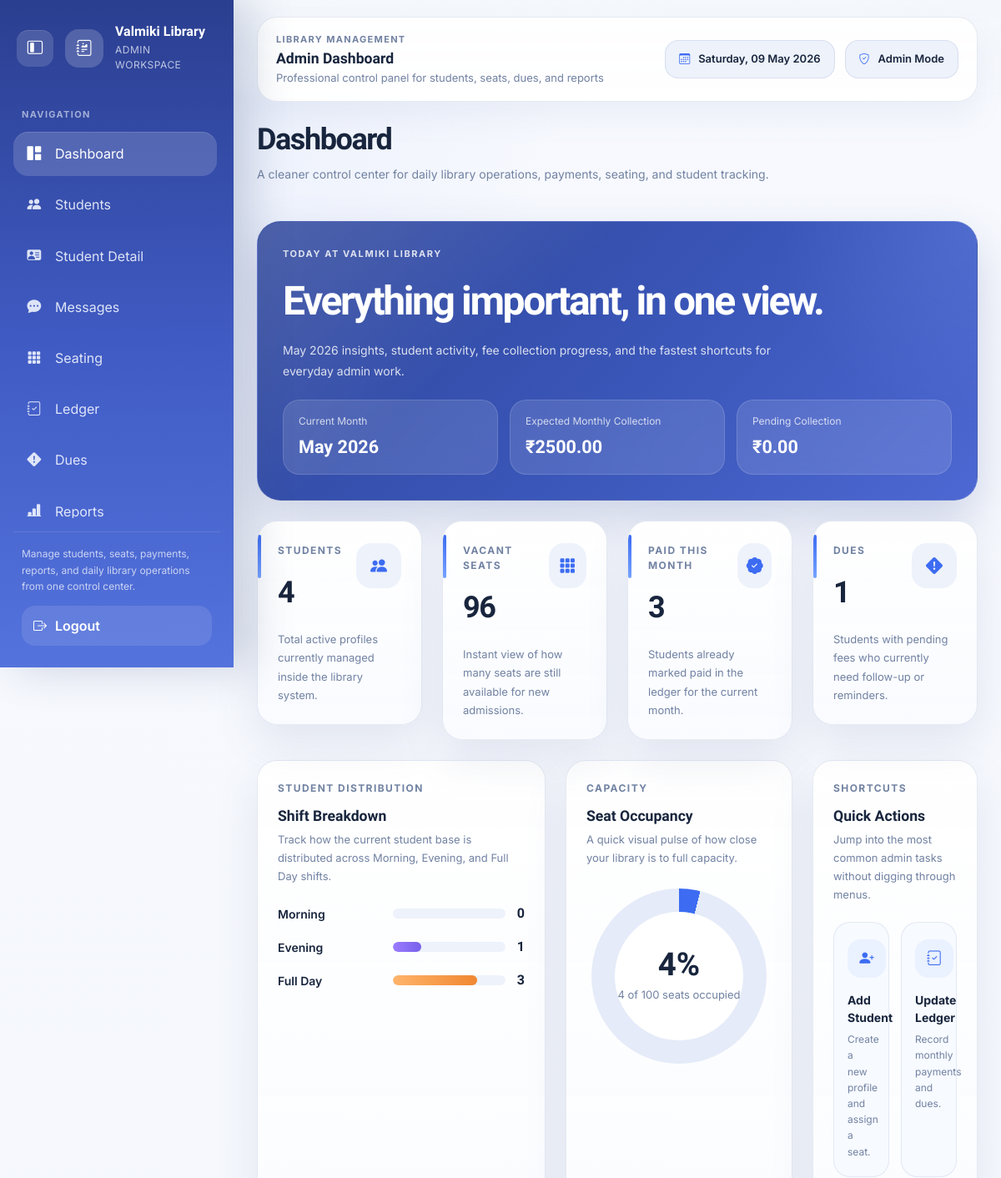
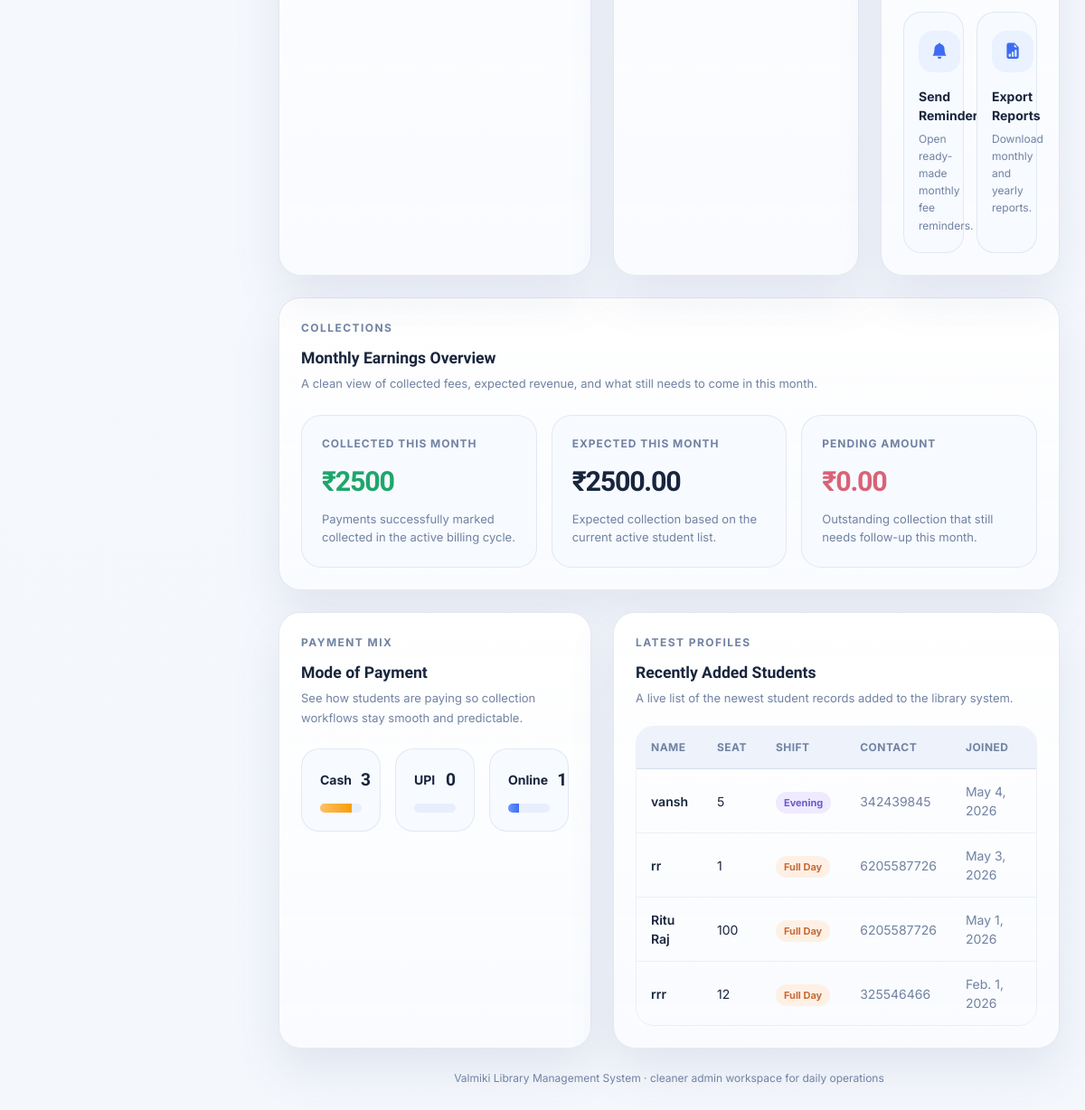
The page /dashboard/ (signed in) on the database its author committed (2 pictures, top to bottom).
### students/models.py (models this page shows, shortened)
class Student(models.Model):
    SHIFT_CHOICES = [
        ('Morning', 'Morning'),
        ('Evening', 'Evening'),
        ('Full Day', 'Full Day'),
    ]
    STATUS_CHOICES = [
        ('Active', 'Active'),
        ('On Hold', 'On Hold'),
        ('Left', 'Left'),
    ]
    PAYMENT_MODE_CHOICES = [
        ('Cash', 'Cash'),
        ('UPI', 'UPI'),
        ('Online', 'Online'),
    ]
    name         = models.CharField(max_length=100)
    contact      = models.CharField(max_length=10)
    email        = models.EmailField(blank=True, null=True, unique=True)
    date_of_birth = models.DateField(blank=True, null=True)
    seat_number  = models.CharField(max_length=3)
    shift        = models.CharField(max_length=20, choices=SHIFT_CHOICES)
    joining_date = models.DateField()
    monthly_fee  = models.DecimalField(max_digits=8, decimal_places=2, default=500)
    monthly_due_day = models.PositiveSmallIntegerField(default=5)
    mode_of_payment = models.CharField(max_length=10, choices=PAYMENT_MODE_CHOICES, default='Cash')
    preparing_for = models.CharField(max_length=150, blank=True)
    academic_details = models.TextField(blank=True)
    profile_photo = models.FileField(upload_to='student_profiles/photos/', blank=True, null=True)
    id_copy = models.FileField(upload_to='student_profiles/id_copies/', blank=True, null=True)
    payment_qr = models.FileField(upload_to='student_profiles/payment_qr/', blank=True, null=True)
    emergency_contact_name = models.CharField(max_length=100, blank=True)
    emergency_contact_phone = models.CharField(max_length=15, blank=True)
    status = models.CharField(max_length=20, choices=STATUS_CHOICES, default='Active')
    email_verified = models.BooleanField(default=False)

### students/views.py (the view)
# urls.py: path('dashboard/',              views.dashboard,             name='dashboard'),
@login_required
def dashboard(request):
    today = date.today()
    students = list(Student.objects.all())
    total_students = len(students)
    occupied_seat_count = len({student.seat_number for student in students})
    vacant_seats = 100 - occupied_seat_count
    occupancy_percent = occupied_seat_count
    morning_count = Student.objects.filter(shift='Morning').count()
    evening_count = Student.objects.filter(shift='Evening').count()
    fullday_count = Student.objects.filter(shift='Full Day').count()
    paid_this_month = Payment.objects.filter(
        month=today.month,
        year=today.year,
        is_paid=True,
    ).count()
    defaulters_count = sum(
        1
        for student in students
        if get_month_status(student, today.year, today.month, today, paid_lookup(student, today.year))['code'] == 'unpaid'
    )
    monthly_earning = Payment.objects.filter(
        month=today.month,
        year=today.year,
        is_paid=True,
    ).aggregate(total=Sum('amount'))['total'] or Decimal('0.00')
    expected_monthly = sum(student.monthly_fee for student in students)
    pending_amount = expected_monthly - monthly_earning
    cash_students = Student.objects.filter(mode_of_payment='Cash').count()
    upi_students = Student.objects.filter(mode_of_payment='UPI').count()
    online_students = Student.objects.filter(mode_of_payment='Online').count()
    recent_students = Student.objects.order_by('-joining_date')[:5]
    return render(request, 'students/dashboard.html', {
        'total_students': total_students,
        'vacant_seats': vacant_seats,
        'occupied_seats': occupied_seat_count,
        'occupancy_percent': occupancy_percent,
        'morning_count': morning_count,
        'evening_count': evening_count,
        'fullday_count': fullday_count,
        'paid_this_month': paid_this_month,
        'defaulters_count': defaulters_count,
        'monthly_earning': monthly_earning,
        'expected_monthly': expected_monthly,
        'pending_amount': pending_amount,
        'cash_students': cash_students,
        'upi_students': upi_students,
        'online_students': online_students,
        'recent_students': recent_students,
        'current_month': month_label(today.year, today.month),
    })

### students/templates/students/dashboard.html (shortened to what this page needs)
{% extends 'students/base.html' %}
{% block content %}
<div class="page-head">
  <div>
    <h1 class="page-title">Dashboard</h1>
    <p class="page-subtitle">A cleaner control center for daily library operations, payments, seating, and student tracking.</p>
  </div>
</div>
<div class="dashboard-hero mb-4">
  <div class="hero-kicker">Today at Valmiki Library</div>
  <div class="hero-title">Everything important, in one view.</div>
  <p class="hero-subtitle">{{ current_month }} insights, student activity, fee collection progress, and the fastest shortcuts for everyday admin work.</p>
  <div class="hero-chip-grid">
    <div class="hero-chip">
      <div class="hero-chip-label">Current Month</div>
      <div class="hero-chip-value">{{ current_month }}</div>
    </div>
    <div class="hero-chip">
      <div class="hero-chip-label">Expected Monthly Collection</div>
      <div class="hero-chip-value">₹{{ expected_monthly }}</div>
    </div>
    <div class="hero-chip">
      <div class="hero-chip-label">Pending Collection</div>
      <div class="hero-chip-value">₹{{ pending_amount }}</div>
    </div>
  </div>
</div>
<div class="row g-4 mb-4">
  <div class="col-md-6 col-xl-3">
    <a href="{% url 'student_list' %}" class="stat-card metric-card">
      <div class="metric-top">
        <div>
          <div class="section-title">Students</div>
          <div class="stat-value">{{ total_students }}</div>
        </div>
        <div class="metric-badge"><i class="bi bi-people-fill"></i></div>
      </div>
      <div class="metric-note">Total active profiles currently managed inside the library system.</div>
    </a>
  </div>
  <div class="col-md-6 col-xl-3">
    <a href="{% url 'seating_chart' %}" class="stat-card metric-card">
      <div class="metric-top">
        <div>
          <div class="section-title">Vacant Seats</div>
          <div class="stat-value">{{ vacant_seats }}</div>
        </div>
        <div class="metric-badge"><i class="bi bi-grid-3x3-gap-fill"></i></div>
      </div>
      <div class="metric-note">Instant view of how many seats are still available for new admissions.</div>
    </a>
  </div>
  <div class="col-md-6 col-xl-3">
    <a href="{% url 'payment_ledger' %}" class="stat-card metric-card">
      <div class="metric-top">
        <div>
          <div class="section-title">Paid This Month</div>
          <div class="stat-value">{{ paid_this_month }}</div>
        </div>
        <div class="metric-badge"><i class="bi bi-patch-check-fill"></i></div>
      </div>
      <div class="metric-note">Students already marked paid in the ledger for the current month.</div>
    </a>
  </div>
  <div class="col-md-6 col-xl-3">
    <a href="{% url 'defaulters' %}" class="stat-card metric-card">
      <div class="metric-top">
        <div>
          <div class="section-title">Dues</div>
          <div class="stat-value">{{ defaulters_count }}</div>
        </div>
        <div class="metric-badge"><i class="bi bi-exclamation-diamond-fill"></i></div>
      </div>
      <div class="metric-note">Students with pending fees who currently need follow-up or reminders.</div>
    </a>
  </div>
</div>
<div class="row g-4 mb-4">
  <div class="col-xl-5">
    <div class="panel-card">
      <div class="section-title">Student Distribution</div>
      <h3 class="panel-title">Shift Breakdown</h3>
      <div class="panel-subtitle">Track how the current student base is distributed across Morning, Evening, and Full Day shifts.</div>
      <div class="shift-list">
        <div class="shift-item">
          <div class="shift-label">Morning</div>
          <div class="progress-track">
          </div>
          <div class="shift-count">{{ morning_count }}</div>
        </div>
        <div class="shift-item">
          <div class="shift-label">Evening</div>
          <div class="progress-track">
            <div class="progress-fill evening" style="width:{% if total_students %}{% widthratio evening_count total_students 100 %}{% else %}0{% endif %}%"></div>
          </div>
          <div class="shift-count">{{ evening_count }}</div>
        </div>
        <div class="shift-item">
          <div class="shift-label">Full Day</div>
          <div class="progress-track">
            <div class="progress-fill fullday" style="width:{% if total_students %}{% widthratio fullday_count total_students 100 %}{% else %}0{% endif %}%"></div>
          </div>
          <div class="shift-count">{{ fullday_count }}</div>
        </div>
      </div>
    </div>
  </div>
  <div class="col-xl-4">
    <div class="panel-card">
      <div class="section-title">Capacity</div>
      <h3 class="panel-title">Seat Occupancy</h3>
      <div class="panel-subtitle">A quick visual pulse of how close your library is to full capacity.</div>
      {% widthratio occupancy_percent 100 360 as occupancy_angle %}
      <div class="occupancy-circle" style="--occupancy-angle: {{ occupancy_angle }}deg;">
        <div class="occupancy-center">
          <div class="occupancy-value">{{ occupancy_percent }}%</div>
          <div class="occupancy-label">{{ occupied_seats }} of 100 seats occupied</div>
        </div>
      </div>
    </div>
  </div>
  <div class="col-xl-3">
    <div class="panel-card">
      <div class="section-title">Shortcuts</div>
      <h3 class="panel-title">Quick Actions</h3>
      <div class="panel-subtitle">Jump into the most common admin tasks without digging through menus.</div>
      <div class="quick-grid">
        <a href="{% url 'add_student' %}" class="quick-link">
          <div class="quick-link-icon"><i class="bi bi-person-plus-fill"></i></div>
          <span class="quick-link-title">Add Student</span>
          <span class="quick-link-text">Create a new profile and assign a seat.</span>
        </a>
        <a href="{% url 'payment_ledger' %}" class="quick-link">
          <div class="quick-link-icon"><i class="bi bi-journal-check"></i></div>
          <span class="quick-link-title">Update Ledger</span>
          <span class="quick-link-text">Record monthly payments and dues.</span>
        </a>
        <a href="{% url 'monthly_reminders' %}" class="quick-link">
          <div class="quick-link-icon"><i class="bi bi-bell-fill"></i></div>
          <span class="quick-link-title">Send Reminders</span>
          <span class="quick-link-text">Open ready-made monthly fee reminders.</span>
        </a>
        <a href="{% url 'reports_dashboard' %}" class="quick-link">
          <div class="quick-link-icon"><i class="bi bi-file-earmark-bar-graph-fill"></i></div>
          <span class="quick-link-title">Export Reports</span>
          <span class="quick-link-text">Download monthly and yearly reports.</span>
        </a>
      </div>
    </div>
  </div>
</div>
<div class="panel-card mb-4">
  <div class="section-title">Collections</div>
  <h3 class="panel-title">Monthly Earnings Overview</h3>
  <div class="panel-subtitle">A clean view of collected fees, expected revenue, and what still needs to come in this month.</div>
  <div class="money-strip mt-4">
    <div class="money-card">
      <div class="label">Collected This Month</div>
      <div class="value" style="color:var(--success)">₹{{ monthly_earning }}</div>
      <div class="foot">Payments successfully marked collected in the active billing cycle.</div>
    </div>
    <div class="money-card">
      <div class="label">Expected This Month</div>
      <div class="value">₹{{ expected_monthly }}</div>
      <div class="foot">Expected collection based on the current active student list.</div>
    </div>
    <div class="money-card">
      <div class="label">Pending Amount</div>
      <div class="value" style="color:var(--danger)">₹{{ pending_amount }}</div>
      <div class="foot">Outstanding collection that still needs follow-up this month.</div>
    </div>
  </div>
</div>
<div class="row g-4 mb-4">
  <div class="col-lg-5">
    <div class="panel-card">
      <div class="section-title">Payment Mix</div>
      <h3 class="panel-title">Mode of Payment</h3>
      <div class="panel-subtitle">See how students are paying so collection workflows stay smooth and predictable.</div>
      <div class="mode-grid">
        <div class="mode-card">
          <div class="head">
            <strong>Cash</strong>
            <span>{{ cash_students }}</span>
          </div>
          <div class="mini-track">
            <div class="mini-fill cash" style="height:100%;width:{% if total_students %}{% widthratio cash_students total_students 100 %}{% else %}0{% endif %}%"></div>
          </div>
        </div>
        <div class="mode-card">
          <div class="head">
            <strong>UPI</strong>
            <span>{{ upi_students }}</span>
          </div>
          <div class="mini-track">
          </div>
        </div>
        <div class="mode-card">
          <div class="head">
            <strong>Online</strong>
            <span>{{ online_students }}</span>
          </div>
          <div class="mini-track">
            <div class="mini-fill online" style="height:100%;width:{% if total_students %}{% widthratio online_students total_students 100 %}{% else %}0{% endif %}%"></div>
          </div>
        </div>
      </div>
    </div>
  </div>
  <div class="col-lg-7">
    <div class="panel-card">
      <div class="section-title">Latest Profiles</div>
      <h3 class="panel-title">Recently Added Students</h3>
      <div class="panel-subtitle">A live list of the newest student records added to the library system.</div>
      <div class="recent-table-wrap">
        <table class="vl-table">
          <thead>
            <tr>
              <th>Name</th>
              <th>Seat</th>
              <th>Shift</th>
              <th>Contact</th>
              <th>Joined</th>
              <th>Fee</th>
            </tr>
          </thead>
          <tbody>
            {% for student in recent_students %}
              <tr>
                <td style="font-weight:600">{{ student.name }}</td>
                <td>{{ student.seat_number }}</td>
                <td>
                  <span class="badge-shift {% if student.shift == 'Morning' %}morning{% elif student.shift == 'Evening' %}evening{% else %}fullday{% endif %}">
                    {{ student.shift }}
                  </span>
                </td>
                <td style="color:var(--text-muted)">{{ student.contact }}</td>
                <td style="color:var(--text-muted)">{{ student.joining_date }}</td>
                <td style="font-weight:700;color:var(--success)">₹{{ student.monthly_fee }}</td>
              </tr>
            {% empty %}
              <tr>
                <td colspan="6" class="text-center" style="padding:32px;color:var(--text-muted)">
                  No students yet. <a href="{% url 'add_student' %}" style="color:var(--accent);text-decoration:none">Add your first student</a>
                </td>
              </tr>
            {% endfor %}
          </tbody>
        </table>
      </div>
    </div>
  </div>
</div>
<div class="footer-note">Valmiki Library Management System · cleaner admin workspace for daily operations</div>
{% endblock %}

### rows shown on the page
Student: name "vansh", seat_number "5", shift "Evening", contact "342439845", joining_date "May 4, 2026"
Student: name "rr", seat_number "1", shift "Full Day", contact "6205587726", joining_date "May 3, 2026"
Student: name "Ritu Raj", seat_number "100", shift "Full Day", contact "6205587726", joining_date "May 1, 2026"
Student: name "rrr", seat_number "12", shift "Full Day", contact "325546466", joining_date "Feb. 1, 2026"

### other values the page prints
{{ current_month }} "May 2026"
{{ expected_monthly }} "2500.00"
{{ pending_amount }} "0.00"
{{ total_students }} "4"
{{ vacant_seats }} "96"
{{ paid_this_month }} "3"
{{ defaulters_count }} "1"
{{ morning_count }} "0"
{{ evening_count }} "1"
{{ fullday_count }} "3"
{{ occupancy_percent }} "4"
{{ occupied_seats }} "4"
{{ monthly_earning }} "2500"
{{ cash_students }} "3"
{{ upi_students }} "0"
